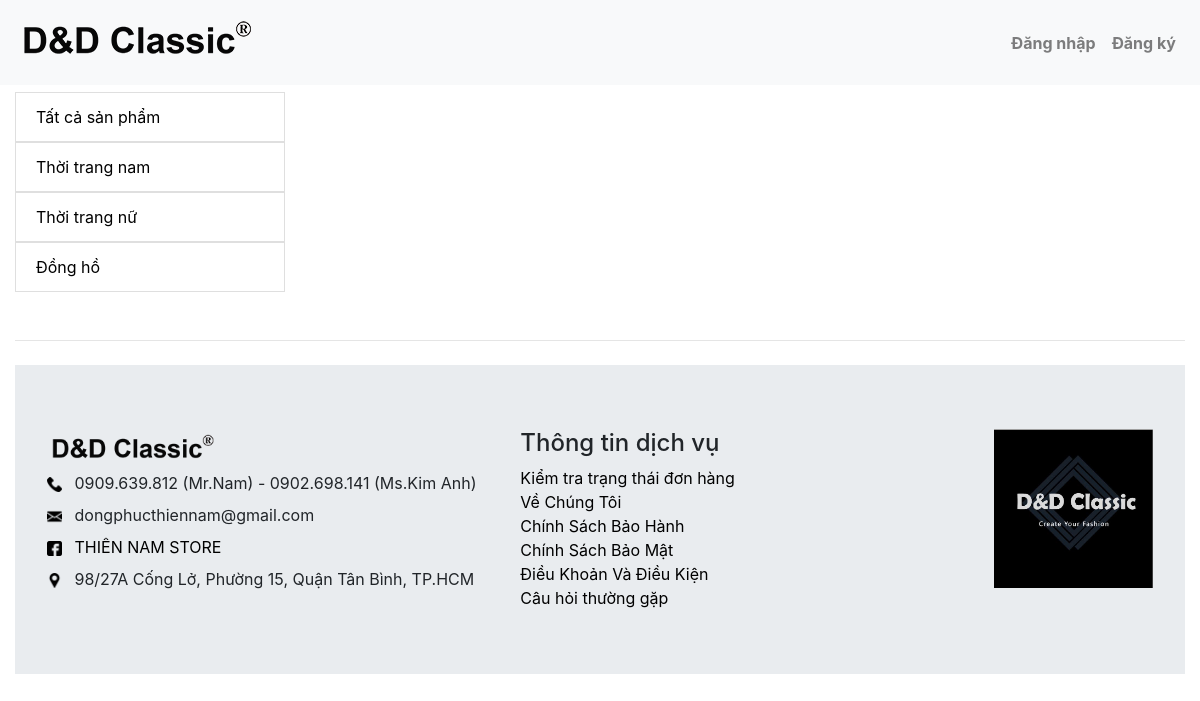
Page /?pages=product&id_danhmuc=5 on the committed database.
### tables this page shows
CREATE TABLE `danhmuc` (
  `id_danhmuc` int(11) NOT NULL,
  `ten_danhmuc` varchar(255) NOT NULL
);

### include/product.php (the view, shortened to what this page needs)
<?php
$keyword = isset($_GET['keyword']) ? $_GET['keyword'] : '';
if (isset($_GET['id_danhmuc'])) {
  $id_danhmuc = $_GET['id_danhmuc'];
  $danh_muc = mysqli_query($conn, "SELECT * FROM danhmuc WHERE id_danhmuc ='$id_danhmuc'");
  $danh_mu_c = mysqli_fetch_assoc($danh_muc);
}
?>
<div class="container-fluid">
  <br>
  <div class="row padding">
    <div class="col-lg-3 mt6">
      <ul class="list-group">
       <a href="?pages=product"><li class="list-group-item d-flex justify-content-between align-items-center">
          Tất cả sản phẩm
        </li></a>
      <?php foreach($danhmuc as $danhm): ?>
       <a href="?pages=product&id_danhmuc=<?=$danhm['id_danhmuc']?>"> <li class="list-group-item d-flex justify-content-between align-items-center">
          <?=$danhm['ten_danhmuc']?>
        </li></a>
       <?php endforeach ?>
      </ul>
    </div>
    <div class="col-lg-9">
      <?php if (isset($_GET['keyword'])) { ?>
        <h4 class="text-center"  >Kết quả tìm kiếm cho: <?php echo $keyword ?></h4>
      <?php } elseif (isset($_GET['danhmuc'])) { ?>
        <h2>Thời trang <?php echo $danh_mu_c['ten_danhmuc'] ?></h2>
      <?php } else { ?>
        <h2 class="text-center" >Danh sách các sản phẩm</h2>
      <?php } ?><br>
    </div>
  </div>
  <br>
  <hr class="my-4">

### css/style-index.css (style rules this page uses)
* { margin: 0; padding: 0; }
a { color: black; }
.mt6 { margin-top: 60px; }

### rows in the picture
danhmuc: ten_danhmuc "Thời trang nam"
danhmuc: ten_danhmuc "Thời trang nữ"
danhmuc: ten_danhmuc "Đồng hồ"
